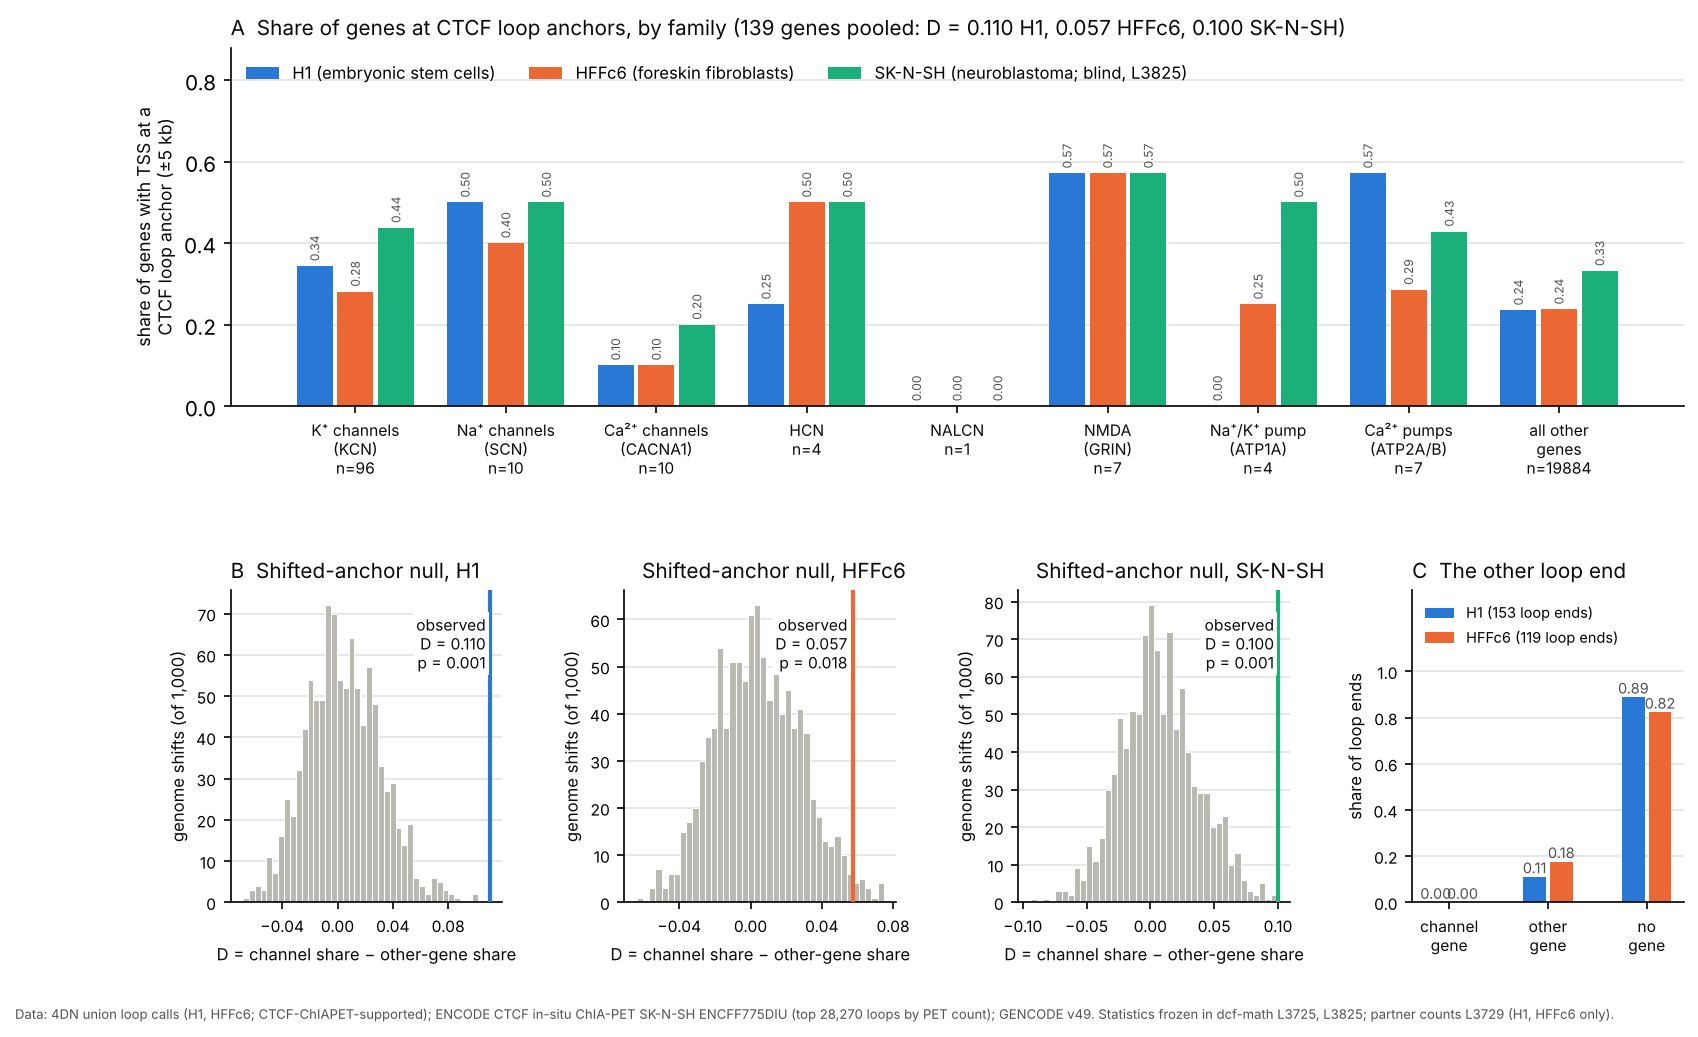

The script that saved this image:
"""Manuscript 3, Figure 1 v2 (L3841): adds SK-N-SH (L3825; null recomputed with seed 3825 and checked against L3825_tool_output.txt). Based on L3821.
Manuscript 3, Figure 1 (L3821). Recomputes the frozen L3725 statistic and null (same code path, numpy seed 3725) and checks
the summary line against rounds/L3725_tool_output.txt before drawing. argv: GENCODE GTF, H1 bedpe, HFFc6 bedpe.
A: share of genes whose TSS (+-5 kb) is at a CTCF-ChIAPET loop anchor, by channel family (offset 0, as L3713/L3725).
B: genome-shift null of D (1,000 shifts) with the observed D, per cell type.
C: what the other end of each channel-anchored loop touches (counts from rounds/L3729_tool_output.txt)."""
import sys, re, runpy, collections
import numpy as np, matplotlib; matplotlib.use('Agg'); import matplotlib.pyplot as plt
src = open('/home/claude/dcf-math/rounds/dcf_channel_perm_L3725.py').read()
head = src.split("isch=np.array")[0]                      # gene table, anchors(), hits() exactly as frozen
g = {'__name__': 'fig', 'sys': sys}; exec(compile(head, 'L3725', 'exec'), g)
G, anchors, hits, Lc, CH = g['G'], g['anchors'], g['hits'], g['Lc'], g['CH']
Lc0 = dict(Lc)  # L3825 started from the gene-table lengths, before any H1/HFFc6 anchors
names = []
for l in __import__('gzip').open(sys.argv[1], 'rt'):
    if l.startswith('#'): continue
    x = l.split('\t')
    if x[2] != 'gene' or 'gene_type "protein_coding"' not in x[8] or not re.match(r'^chr([0-9]+|X)$', x[0]): continue
    names.append(re.search(r'gene_name "([^"]+)"', x[8]).group(1))
assert len(names) == len(G)
isch = np.array([q[2] for q in G]); rng = np.random.default_rng(3725)
FAM = [('K⁺ channels\n(KCN)', r'^KCN'), ('Na⁺ channels\n(SCN)', r'^SCN'), ('Ca²⁺ channels\n(CACNA1)', r'^CACNA1'), ('HCN', r'^HCN'), ('NALCN', r'^NALCN$'),
       ('NMDA\n(GRIN)', r'^GRIN'), ('Na⁺/K⁺ pump\n(ATP1A)', r'^ATP1A'), ('Ca²⁺ pumps\n(ATP2A/B)', r'^ATP2[AB]')]
fam = np.array([next((f for f, rx in FAM if re.match(rx, n) and CH.match(n)), '') for n in names])
out = {}; lines = []
for cell, p in [('H1', sys.argv[2]), ('HFFc6', sys.argv[3])]:
    A = anchors(p)
    for c in A: Lc[c] = max(Lc[c], max(e for _, e in A[c]))
    D = lambda H: H[isch].mean() - H[~isch].mean()
    H0 = hits(A, {}); d0 = D(H0)
    null = np.array([D(hits(A, {c: int(rng.integers(0, Lc[c])) for c in A})) for _ in range(1000)])
    pv = (1 + (null >= d0).sum()) / 1001
    lines.append('%-6s observed D %.4f | null mean %.4f sd %.4f 95th %.4f | p %.4f' % (cell, d0, null.mean(), null.std(), np.percentile(null, 95), pv))
    out[cell] = dict(H0=H0, d0=d0, null=null, p=pv)
frozen = [l.rstrip('\n') for l in open('/home/claude/dcf-math/rounds/L3725_tool_output.txt') if l[:2] in ('H1', 'HF')]
print('\n'.join(lines)); assert lines == frozen, 'recomputed null differs from L3725'
print('identical to L3725_tool_output.txt')
src2 = open('/home/claude/dcf-math/rounds/dcf_ctcf_neural_L3825a.py').read(); a0 = src2.index('def anchors(p):'); a1 = src2.index('FAM = [')
g2 = {'collections': collections, 'gzip': __import__('gzip')}; exec(src2[a0:a1], g2)
A, _ = g2['anchors'](sys.argv[4]); rng2 = np.random.default_rng(3825)
Lc.clear(); Lc.update(Lc0)
for c in A: Lc[c] = max(Lc[c], max(e for _, e in A[c]))
D = lambda H: H[isch].mean() - H[~isch].mean(); H0 = hits(A, {}); d0 = D(H0)
null = np.array([D(hits(A, {c: int(rng2.integers(0, Lc[c])) for c in A})) for _ in range(1000)]); pv = (1 + (null >= d0).sum()) / 1001
l3 = 'SK-N-SH observed D %.4f | null mean %.4f sd %.4f 95th %.4f | p %.4f' % (d0, null.mean(), null.std(), np.percentile(null, 95), pv)
f3 = [l.rstrip('\n') for l in open('/home/claude/dcf-math/rounds/L3825_tool_output.txt') if l.startswith('SK-N-SH')]
print(l3); assert [l3] == f3, 'SK-N-SH null differs from L3825'; print('identical to L3825_tool_output.txt')
out['SK-N-SH'] = dict(H0=H0, d0=d0, null=null, p=pv)
P = {}
for l in open('/home/claude/dcf-math/rounds/L3729_tool_output.txt'):
    m = re.match(r'(\S+) channel-anchored loop ends (\d+): partner channel (\d+) \([\d.]+\), other gene (\d+), none (\d+)', l)
    if m: P[m.group(1)] = tuple(int(m.group(i)) for i in (2, 3, 4, 5))
INK, MUTED, GRID = '#0b0b0b', '#52514e', '#e4e3df'; C1, C2, C3 = '#2a78d6', '#eb6834', '#1baf7a'   # palette slots 1-3 (dataviz reference)
fig = plt.figure(figsize=(12.5, 7.4), dpi=150); gs = fig.add_gridspec(2, 4, height_ratios=[1.15, 1], hspace=0.55, wspace=0.45)
axA = fig.add_subplot(gs[0, :])
fams = [f for f, _ in FAM]; xs = np.arange(len(fams) + 1); w = 0.27
LAB = {'H1': 'H1 (embryonic stem cells)', 'HFFc6': 'HFFc6 (foreskin fibroblasts)', 'SK-N-SH': 'SK-N-SH (neuroblastoma; blind, L3825)'}
for k, (cell, col) in enumerate([('H1', C1), ('HFFc6', C2), ('SK-N-SH', C3)]):
    H0 = out[cell]['H0']; v = [H0[fam == f].mean() for f in fams] + [H0[~isch].mean()]
    n = [int((fam == f).sum()) for f in fams] + [int((~isch).sum())]
    ax_b = axA.bar(xs + (k - 1) * w, v, w - 0.03, color=col, label=LAB[cell], zorder=2)
    for x, y in zip(xs + (k - 1) * w, v): axA.text(x, y + 0.012, '%.2f' % y, ha='center', va='bottom', fontsize=5.8, color=MUTED, rotation=90)
axA.set_xticks(xs); axA.set_xticklabels(['%s\nn=%d' % (f, int((fam == f).sum())) for f in fams] + ['all other\ngenes\nn=%d' % int((~isch).sum())], fontsize=7.5, color=INK)
axA.set_ylabel('share of genes with TSS at a\nCTCF loop anchor (±5 kb)', fontsize=8.5, color=INK); axA.set_ylim(0, 0.88)
axA.grid(axis='y', color=GRID, lw=0.8, zorder=0); [axA.spines[s].set_visible(False) for s in ('top', 'right')]
axA.legend(frameon=False, fontsize=8, loc='upper left', ncol=3); axA.set_title('A  Share of genes at CTCF loop anchors, by family (139 genes pooled: D = 0.110 H1, 0.057 HFFc6, 0.100 SK-N-SH)', loc='left', fontsize=10, color=INK)
for j, (cell, col) in enumerate([('H1', C1), ('HFFc6', C2), ('SK-N-SH', C3)]):
    ax = fig.add_subplot(gs[1, j]); o = out[cell]
    ax.hist(o['null'], bins=40, color='#b9b8b1', edgecolor='white', lw=0.5, zorder=2)
    ax.axvline(o['d0'], color=col, lw=2, zorder=3); ax.text(o['d0'] - 0.003, ax.get_ylim()[1] * 0.92, 'observed\nD = %.3f\np = %.3f' % (o['d0'], o['p']), color=INK, fontsize=7.5, va='top', ha='right', bbox=dict(facecolor='white', edgecolor='none', pad=1.5))
    ax.xaxis.set_major_locator(plt.MaxNLocator(5))
    ax.set_xlabel('D = channel share − other-gene share', fontsize=8, color=INK); ax.set_ylabel('genome shifts (of 1,000)', fontsize=8, color=INK)
    ax.grid(axis='y', color=GRID, lw=0.8, zorder=0); [ax.spines[s].set_visible(False) for s in ('top', 'right')]; ax.tick_params(labelsize=7.5)
    ax.set_title('%s  Shifted-anchor null, %s' % ('B' if j == 0 else ' ', cell), loc='left', fontsize=10, color=INK)
axC = fig.add_subplot(gs[1, 3]); cats = ['channel\ngene', 'other\ngene', 'no\ngene']
for k, (cell, col) in enumerate([('H1', C1), ('HFFc6', C2)]):
    t, a, b, c = P[cell]; v = [a / t, b / t, c / t]
    axC.bar(np.arange(3) + (k - 0.5) * w, v, w - 0.04, color=col, label='%s (%d loop ends)' % (cell, t), zorder=2)
    for x, y in zip(np.arange(3) + (k - 0.5) * w, v): axC.text(x, y + 0.015, '%.2f' % y, ha='center', fontsize=7, color=MUTED)
axC.set_xticks(range(3)); axC.set_xticklabels(cats, fontsize=7.5, color=INK); axC.set_ylim(0, 1.35); axC.set_yticks([0, 0.2, 0.4, 0.6, 0.8, 1.0]); axC.set_ylabel('share of loop ends', fontsize=8, color=INK)
axC.grid(axis='y', color=GRID, lw=0.8, zorder=0); [axC.spines[s].set_visible(False) for s in ('top', 'right')]; axC.tick_params(labelsize=7.5)
axC.legend(frameon=False, fontsize=7, loc='upper left'); axC.set_title('C  The other loop end', loc='left', fontsize=10, color=INK)
fig.text(0.01, 0.005, 'Data: 4DN union loop calls (H1, HFFc6; CTCF-ChIAPET-supported); ENCODE CTCF in-situ ChIA-PET SK-N-SH ENCFF775DIU (top 28,270 loops by PET count); GENCODE v49. Statistics frozen in dcf-math L3725, L3825; partner counts L3729 (H1, HFFc6 only).', fontsize=6.3, color=MUTED)
plt.savefig('/home/claude/dcf-math/figures/L3841_manuscript3_fig1_v2.png', bbox_inches='tight')
print('saved')
